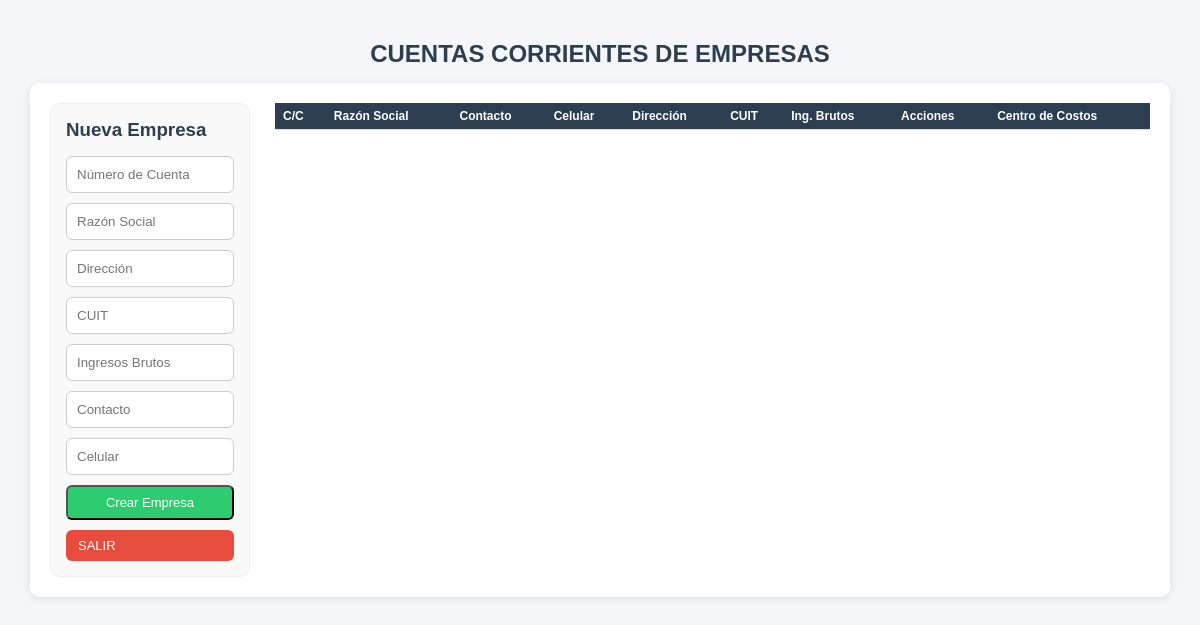
Page /php/00_administracion/cuentas_empresas/listado_empresas.php (signed in) on the earlier database version.
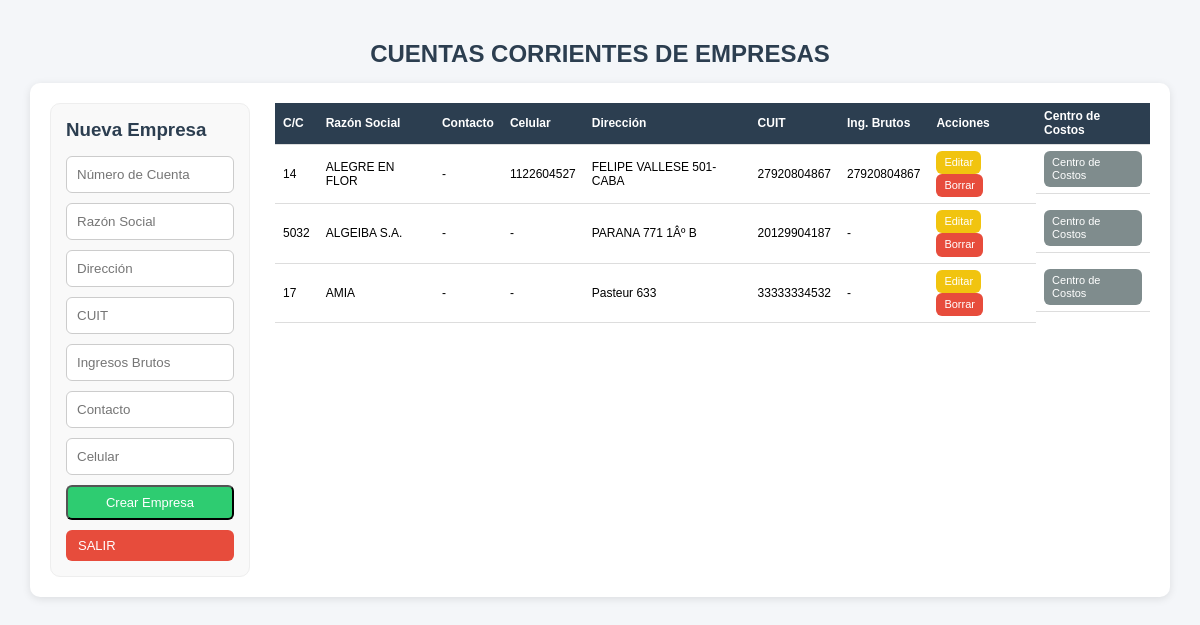
Same page on the later database version.
### tables this page shows
CREATE TABLE `cuenta_empresa` (
  `id` int(4) NOT NULL,
  `id_empresa` int(4) NOT NULL,
  `razon_social` varchar(50) NOT NULL,
  `dir` varchar(50) NOT NULL,
  `cuit` varchar(20) DEFAULT NULL,
  `inc_brutos` varchar(20) DEFAULT NULL,
  `contacto_1` varchar(50) DEFAULT NULL,
  `cel_1` int(10) DEFAULT NULL,
  `id_centro_de_costo` int(4) NOT NULL
);

### funciones/funciones.php (called while the page is built, shortened)
<?php
function conexion()
{
    $host = 'localhost';
    $db   = 'app_viajes';
    $user = 'root';
    $pass = 'belgrado';
    try {
        $dsn = "mysql:host=$host;dbname=$db;charset=utf8mb4";
        $conn = new PDO($dsn, $user, $pass, [
            PDO::ATTR_ERRMODE => PDO::ERRMODE_EXCEPTION,
            PDO::ATTR_DEFAULT_FETCH_MODE => PDO::FETCH_ASSOC,
            PDO::MYSQL_ATTR_INIT_COMMAND => "SET NAMES utf8mb4"
        ]);
        return $conn;
    } catch (PDOException $e) {
        echo "Error de conexión: " . $e->getMessage();
    }
}
?>
<?php
function obtenerEmpresas()
{
    $pdo = conexion();
    $sql = "SELECT * FROM cuenta_empresa ORDER BY razon_social ASC";
    return $pdo->query($sql)->fetchAll(PDO::FETCH_ASSOC);
}

### php/00_administracion/cuentas_empresas/listado_empresas.php (the view, shortened to what this page needs)
<?php
include_once "../../../funciones/funciones.php";
$empresa = null;
$empresas = obtenerEmpresas();
?>
<!DOCTYPE html>
<html lang="es">
<head>
    <link rel="stylesheet" href="../../../css/estilos.css">
</head>
<body>
    <div class="container">
        <h2 class="text-center">
            CUENTAS CORRIENTES DE EMPRESAS
        </h2>
        <div class="card operadores-layout">
            <div class="col-form">
                <h3>
                    <?= $empresa ? "Editar Empresa" : "Nueva Empresa"; ?>
                </h3>
                <form method="POST">
                    <input
                        type="number"
                        name="numero_cuenta"
                        placeholder="Número de Cuenta"
                        value="<?= $empresa['id_empresa'] ?? '' ?>"
                        required>
                    <input
                        type="text"
                        name="razon_social"
                        placeholder="Razón Social"
                        value="<?= $empresa['razon_social'] ?? '' ?>"
                        required>
                    <input
                        type="text"
                        name="dir"
                        placeholder="Dirección"
                        value="<?= $empresa['dir'] ?? '' ?>">
                    <input
                        type="text"
                        name="cuit"
                        placeholder="CUIT"
                        value="<?= $empresa['cuit'] ?? '' ?>">
                    <input
                        type="text"
                        name="inc_brutos"
                        placeholder="Ingresos Brutos"
                        value="<?= $empresa['inc_brutos'] ?? '' ?>">
                    <input
                        type="text"
                        name="contacto_1"
                        placeholder="Contacto"
                        value="<?= $empresa['contacto_1'] ?? '' ?>">
                    <input
                        type="text"
                        name="cel_1"
                        placeholder="Celular"
                        value="<?= $empresa['cel_1'] ?? '' ?>">
                    <button
                        type="submit"
                        name="guardar"
                        class="btn btn-success">
                        <?= $empresa ? "Actualizar" : "Crear Empresa"; ?>
                    </button>
                    <a href="../../inicio_0.php" class="btn btn-danger">
                        SALIR
                    </a>
                </form>
            </div>
            <div class="col-tabla">
                <table class="table">
                    <thead>
                        <tr>
                            <th>C/C</th>
                            <th>Razón Social</th>
                            <th>Contacto</th>
                            <th>Celular</th>
                            <th>Dirección</th>
                            <th>CUIT</th>
                            <th>Ing. Brutos</th>
                            <th>Acciones</th>
                            <th>Centro de Costos</th>
                        </tr>
                    </thead>
                    <tbody>
                        <?php foreach ($empresas as $e): ?>
                            <tr>
                                <td><?= $e['id_empresa'] ?></td>
                                <td>
                                    <?= htmlspecialchars($e['razon_social']) ?>
                                </td>
                                <td>
                                    <?= htmlspecialchars($e['contacto_1'] ?? '-') ?>
                                </td>
                                <td>
                                    <?= htmlspecialchars($e['cel_1'] ?? '-') ?>
                                </td>
                                <td>
                                    <?= htmlspecialchars($e['dir'] ?? '-') ?>
                                </td>
                                <td>
                                    <?= htmlspecialchars($e['cuit'] ?? '-') ?>
                                </td>
                                <td>
                                    <?= htmlspecialchars($e['inc_brutos'] ?? '-') ?>
                                </td>
                                <td>
                                    <a
                                        href="?editar=<?= $e['id'] ?>"
                                        class="btn btn-warning">
                                        Editar
                                    </a>
                                    <a
                                        href="?borrar=<?= $e['id'] ?>"
                                        class="btn btn-danger"
                                        onclick="return confirm('¿Eliminar empresa?')">
                                        Borrar
                                    </a>
                                </td>
                                <td>
                                    <a
                                        href="centro_de_costos.php?id_empresa=<?= $e['id'] ?>"
                                        class="btn btn-gray">
                                        Centro de Costos
                                    </a>
                                </td>
                            </tr>
                        <?php endforeach; ?>
                    </tbody>
                </table>
            </div>
        </div>
    </div>
</body>
</html>

### css/estilos.css (style rules this page uses)
:root { --primary: #3498db; --success: #2ecc71; --warning: #f1c40f; --danger: #e74c3c; --dark: #2c3e50; --gray: #7f8c8d; --bg: #f4f6f9; }
* { margin: 0; padding: 0; box-sizing: border-box; }
body { font-family: Arial, sans-serif; background: var(--bg); }
.container { width: 95%; max-width: 1200px; margin: 30px auto; }
h2, h3 { margin-bottom: 15px; color: var(--dark); }
.text-center { text-align: center; }
.card { background: #fff; padding: 20px; border-radius: 10px; box-shadow: 0 2px 8px rgba(0,0,0,0.1); }
.btn { display: inline-block; padding: 8px 12px; border-radius: 6px; text-decoration: none; color: #fff; font-size: 13px; }
.btn-success { background: var(--success); }
.btn-warning { background: var(--warning); }
.btn-danger { background: var(--danger); }
.btn-gray { background: var(--gray); }
form { display: flex; flex-direction: column; gap: 10px; }
input, select { padding: 10px; border-radius: 6px; border: 1px solid #ccc; }
.table { width: 100%; border-collapse: collapse; }
.table thead { background: var(--dark); color: white; }
.table th, .table td { padding: 10px; border-bottom: 1px solid #ddd; }
.operadores-layout { display: grid; grid-template-columns: 200px 1fr !important; gap: 25px; align-items: start; }
.col-form { background: #fafafa; padding: 15px; border-radius: 8px; border: 1px solid #eee; position: sticky; top: 20px; }
.col-tabla { overflow-x: auto; }
.container { max-width: 1200px; margin: 40px auto; }
.operadores-layout { display: grid; grid-template-columns: 320px 1fr; gap: 25px; align-items: start; }
.col-form { background: #f9f9f9; padding: 15px; border-radius: 10px; }
.col-tabla { width: 100%; }
.table th, .table td { padding: 10px; text-align: left; }
.table td:last-child { display: flex; gap: 5px; justify-content: center; align-items: center; }
.table { font-size: 12px; }
.table th, .table td { padding: 6px 8px; line-height: 1.2; }
.table .btn { font-size: 11px; padding: 5px 8px; }

Differences in the rows shown:
added cuenta_empresa: id_empresa "14", razon_social "ALEGRE EN FLOR", contacto_1 "-", cel_1 "1122604527", dir "FELIPE VALLESE 501-CABA", cuit "27920804867", inc_brutos "27920804867"
added cuenta_empresa: id_empresa "5032", razon_social "ALGEIBA S.A.", contacto_1 "-", cel_1 "-", dir "PARANA 771 1Âº B", cuit "20129904187", inc_brutos "-"
added cuenta_empresa: id_empresa "17", razon_social "AMIA", contacto_1 "-", cel_1 "-", dir "Pasteur 633", cuit "33333334532", inc_brutos "-"
